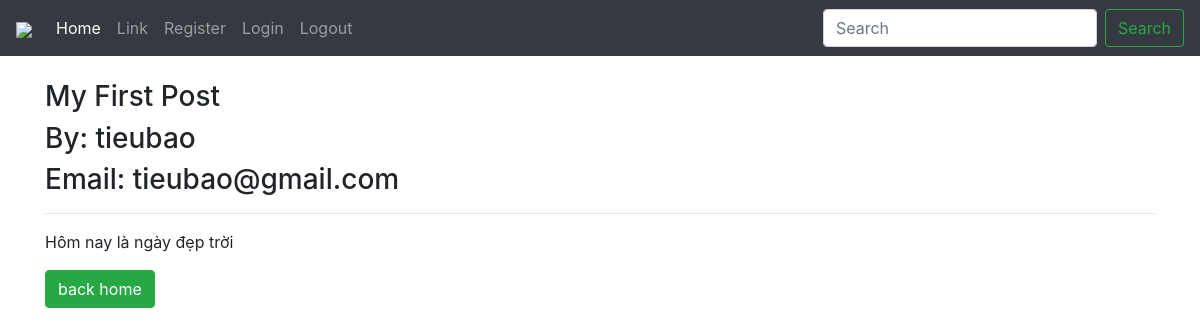
Page /article/3 on the committed database.
### theblog/models.py (models this page shows, shortened)
class Post(models.Model):
    title = models.CharField(max_length=255)
    author = models.ForeignKey(User, on_delete = models.CASCADE)
    body = models.TextField()
    time = models.DateTimeField(default=datetime.now(), null=True)

### theblog/views.py (the view)
# urls.py: path('article/<int:pk>', views.DetailPost.as_view(), name='detailpost'),
class DetailPost(DetailView):
    model = Post
    template_name = "theblog/article_detail.html"

### theblog/templates/theblog/article_detail.html
{% extends 'homepage/layout.html' %}
{% block content %}
    <div>
        <h3>{{ post.title }}</h3>
        <h3>By: {{  post.author.username  }} </h3>
        <h3>Email: {{ post.author.email }} </h3>
        <hr>
        <p>{{ post.body }}</p>
        <a href="{% url 'theblog:homepage' %}" class="btn btn-success">back home</a>
    </div>
{% endblock %}

### rows in the picture
Post: title "My First Post", author.username "tieubao", author.email "tieubao@gmail.com", body "Hôm nay là ngày đẹp trời"
